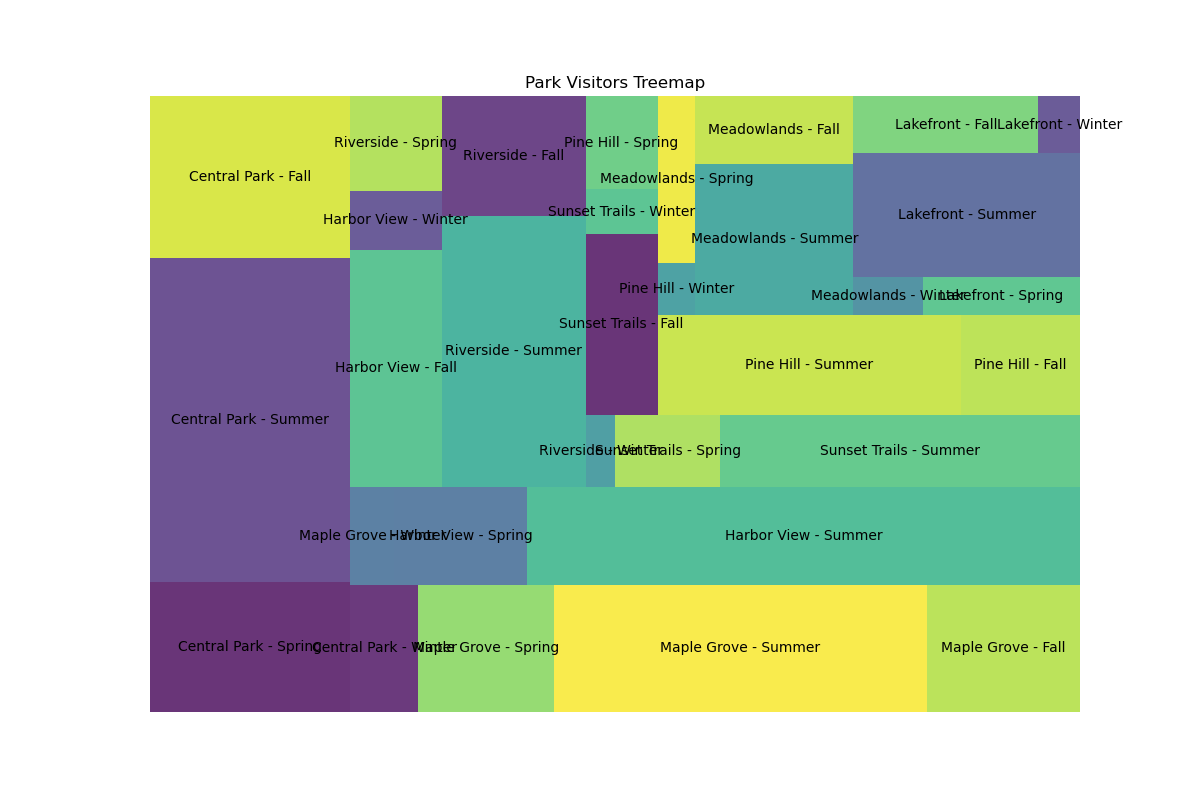

Recreate this plot in Python.

import matplotlib.pyplot as plt
import squarify

# Your data
data = [
    {'Park Name': 'Central Park', 'Spring Visitors': 12000, 'Summer Visitors': 30000, 'Fall Visitors': 15000, 'Winter Visitors': 4000},
    {'Park Name': 'Maple Grove', 'Spring Visitors': 8000, 'Summer Visitors': 22000, 'Fall Visitors': 9000, 'Winter Visitors': 2000},
    {'Park Name': 'Harbor View', 'Spring Visitors': 6000, 'Summer Visitors': 25000, 'Fall Visitors': 10000, 'Winter Visitors': 2500},
    {'Park Name': 'Riverside', 'Spring Visitors': 4000, 'Summer Visitors': 18000, 'Fall Visitors': 8000, 'Winter Visitors': 1000},
    {'Park Name': 'Sunset Trails', 'Spring Visitors': 3500, 'Summer Visitors': 12000, 'Fall Visitors': 6000, 'Winter Visitors': 1500},
    {'Park Name': 'Pine Hill', 'Spring Visitors': 3100, 'Summer Visitors': 14000, 'Fall Visitors': 5500, 'Winter Visitors': 900},
    {'Park Name': 'Meadowlands', 'Spring Visitors': 2900, 'Summer Visitors': 11000, 'Fall Visitors': 5000, 'Winter Visitors': 1200},
    {'Park Name': 'Lakefront', 'Spring Visitors': 2700, 'Summer Visitors': 13000, 'Fall Visitors': 4900, 'Winter Visitors': 1100}
]

# Flatten the data and get the sizes for the squares
names = []
sizes = []
for park in data:
    for key in park:
        if key != 'Park Name':
            names.append(f"{park['Park Name']} - {key.split()[0]}")
            sizes.append(park[key])

# Create a treemap
plt.figure(figsize=(12, 8))
squarify.plot(sizes=sizes, label=names, alpha=0.8)

# Optional: If you want to remove the axes labels
plt.axis('off')

# Title of the treemap
plt.title('Park Visitors Treemap')

# Show the plot
plt.show()
